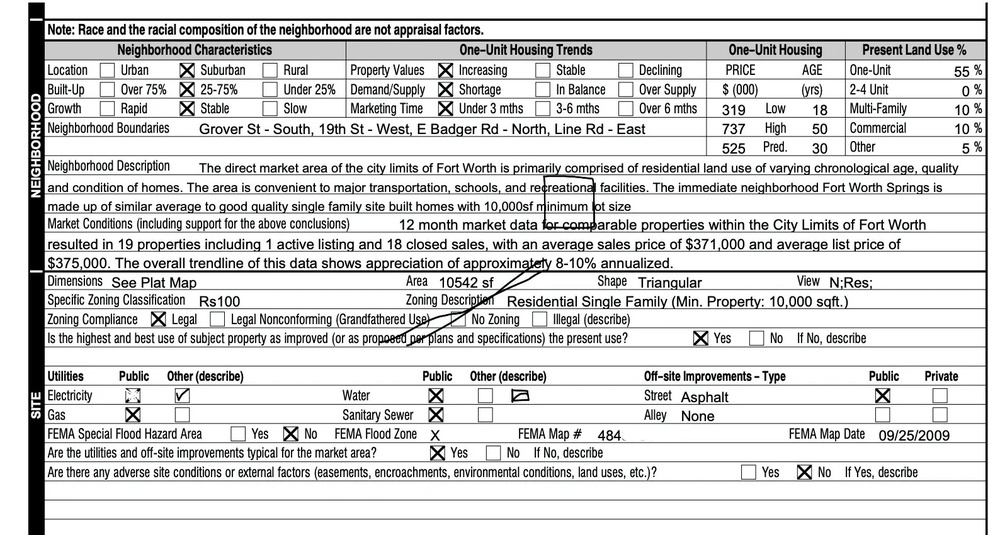
#> input picture checkbox_detector_opencv/data/images/d1.jpg, 1000 x 535 px, shrunk from 1588 x 850 before the run
$ python run_detector.py ../data/images/d1.jpg
#> lines starting #> are read from the running program, lines starting #| are printed output that depends on the picture; after the words box and inside, x2 and y2 are one past the last pixel; in counts of white or black regions, pixels touching at a corner belong together
### checkbox_detector_opencv/checkbox_detector/preprocessing.py
import cv2
import numpy as np

def preprocess_image(image_path: str) -> np.ndarray:
    """
    Preprocesses an image by converting it to grayscale and applying adaptive thresholding.

    Args:
        image_path (str): Path to the input image file.

    Returns:
        np.ndarray: A binary image (black and white) obtained after adaptive thresholding.
    """
#> called with image_path = '../data/images/d1.jpg'
    # Load the image in grayscale mode
    image = cv2.imread(image_path, cv2.IMREAD_GRAYSCALE)
#> image: shape (535, 1000); min 0, max 255, mean 214.5
    if image is None:
        raise FileNotFoundError(f"Image not found at {image_path}")

    # Apply adaptive thresholding to handle varying lighting conditions
    adaptive_thresh = cv2.adaptiveThreshold(
        image,
        maxValue=255,
        adaptiveMethod=cv2.ADAPTIVE_THRESH_GAUSSIAN_C,
        thresholdType=cv2.THRESH_BINARY_INV, # We invert the values here!! white becomes 0
        blockSize=11,
        C=2
    )
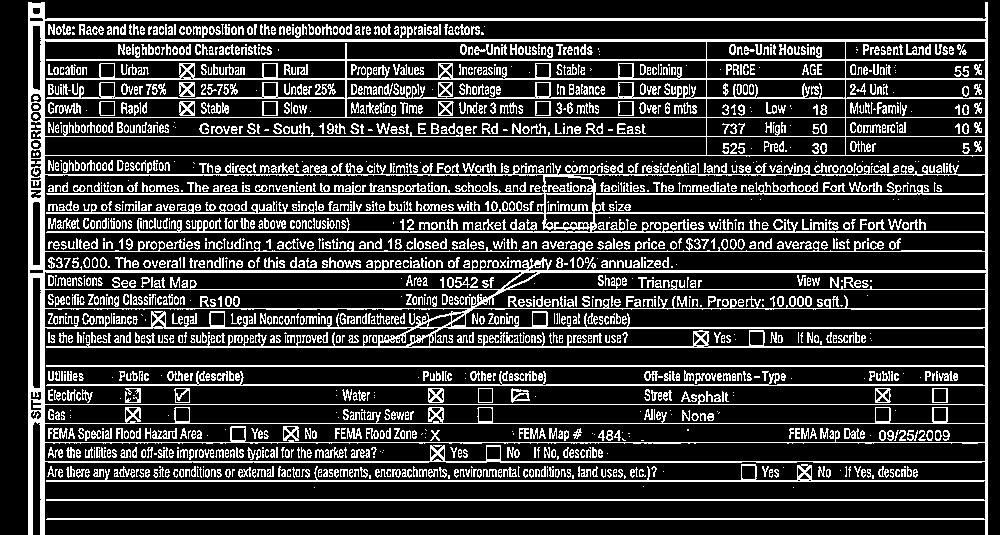
#> adaptive_thresh: shape (535, 1000); 21.2% white in thin lines or dots

    '''
    The goal of thresholding is to convert the image into a binary mask.

    Adaptive threshold calculates, for each pixel:

    threshold = gaussian-weighted-sum(neighbourhood) - C

    if pixel > threshold => maxvalue
    else  => 0

    since it's BINARY_INV ; we invert the grayscale meanings. 0 means white, 255 means black.

    simplified version:

     cv2.threshold(img, maxval = 255, thresh=80, type=cv2.THRESH_BINARY_INV)
    '''

    return adaptive_thresh

### checkbox_detector_opencv/checkbox_detector/detection.py
import cv2
import numpy as np
import matplotlib.pyplot as plt
from typing import List, Tuple
from .utils import check_bounding_box_overlap

def detect_checkboxes(
    processed_image: np.ndarray,
    plot_contours: bool = False,
    plot_individual_contours: bool = False,
    debug = False
) -> List[Tuple[int, int, int, int]]:
    """
    Detects checkbox-like contours in a preprocessed binary image.

    Args:
        processed_image (np.ndarray): A binary image where contours are to be detected.
        plot_contours (bool): If True, plots all detected contours on the image.
        plot_individual_contours (bool): If True, plots each individual contour for debugging.

    Returns:
        List[Tuple[int, int, int, int]]: A list of bounding rectangles around detected checkboxes.
                                         Each rectangle is represented as (x, y, width, height).
    """
#> called with plot_contours = False, plot_individual_contours = False, debug = False
    # Find contours in the processed image.
    # - contours is a large tuple, each element a ndarray representing a contour
    # - RETR_TREE: Retrieve full hierarchy
    # - CHAIN_APPROX_SIMPLE: Simplifies lines as start and endpoint.
    contours, _ = cv2.findContours(processed_image, cv2.RETR_TREE, cv2.CHAIN_APPROX_SIMPLE)
#> contours = 2902 contours, 1945 with area under 20; largest, box (x1, y1, x2, y2) and area: (28, 2, 988, 535) 429708, (44, 327, 986, 405) 57699, (44, 174, 986, 252) 44271, (44, 40, 707, 118) 27326, (44, 20, 987, 40) 17880

    if plot_contours:
        # Plot all detected contours
        image_copy = cv2.cvtColor(processed_image, cv2.COLOR_GRAY2BGR)  # Convert to BGR for visualization
        cv2.drawContours(image_copy, contours, -1, (0, 255, 0), 2)  # Draw contours in green

        plt.figure(figsize=(6, 6))
        plt.imshow(image_copy)
        plt.title("Contours Detected")
        plt.axis('off')
        plt.show()

    checkboxes = []
    areas = []  # Store the areas of detected checkboxes for filtering outliers

    for idx, contour in enumerate(contours):

        # Approximate the contour's polygon
        # - arcLength calculates the polygon of the contour
        # - 0.02 * arcLength -> the precision. A small coeffitient means more complex polygons.
        approx = cv2.approxPolyDP(contour, 0.02 * cv2.arcLength(contour, True), True)

        if plot_individual_contours:
            image_copy = cv2.cvtColor(processed_image, cv2.COLOR_GRAY2BGR)
            cv2.drawContours(image_copy, contours, idx, (0, 0, 255), 2)  # Red contour for the current iteration

            plt.figure(figsize=(6, 6))
            plt.imshow(image_copy)
            plt.title(f"Contour {idx + 1} with len {len(approx)}")
            plt.axis('off')
            plt.show()

        # Compute bounding rectangle
        x, y, w, h = cv2.boundingRect(contour)
        bbox = (x,y,w,h)

        # Check whether it's a nearly duplicate of the last confirmed checkbox
        if checkboxes and check_bounding_box_overlap(checkboxes[-1], bbox, 0.9):
            if debug:
                print(f"contour {idx+1} is considered a duplicate")
            continue

        # Check if the contour is square-ish
        aspect_ratio = float(w) / h
        if 0.8 < aspect_ratio < 1.2:  # Aspect ratio close to 1
            # Check convex hull alignment with bounding box
            hull = cv2.convexHull(contour)
            hull_area = cv2.contourArea(hull)
            rect_area = w * h

            # If the convex hull area is close to the bounding box area, classify as a rectangle
            if np.abs(hull_area - rect_area) < 0.15 * rect_area:  # Adjust tolerance as needed
                checkboxes.append(bbox)
                areas.append(rect_area)
            elif debug:
                diff = np.abs(hull_area - rect_area) / rect_area
                print(f"contour {idx+1} is not square based on convell hull {diff}")
        elif debug:
            print(f"contour {idx+1} is not square based on aspect ratio")
#> this loop made 2902 passes
#> (x, y, w, h, aspect_ratio, hull, hull_area, rect_area) on passes 58, 69: (419, 469, 8, 8, 1, [[426, 469], [426, 476], [419, 476], [419, 469]], 49, 64), (340, 469, 8, 8, 1, [[347, 469], [347, 476], [340, 476], [340, 469]], 49, 64)
#> (x, y, w, h, aspect_ratio, hull_area, rect_area) on passes 27, 48, 55, 59, 61, 77: (639, 469, 7, 8, 0.875, 34, 56), (473, 469, 9, 9, 1, 58.5, 81), (428, 469, 10, 9, 1.11, 66, 90), (402, 469, 10, 9, 1.11, 67, 90), (392, 469, 9, 9, 1, 57.5, 81), (301, 469, 9, 9, 1, 56, 81)


    # Filter outliers based on area if multiple checkboxes are detected
    if len(areas) > 1:
        mean_area = np.mean(areas)
        std_area = np.std(areas)
        lower_bound = mean_area - 2 * std_area
        upper_bound = mean_area + 2 * std_area

        # Remove outlier rectangles
        checkboxes = [
            (x, y, w, h) for (x, y, w, h), area in zip(checkboxes, areas)
            if lower_bound <= area <= upper_bound
        ]


    return checkboxes

# [31 lines left out: function detect_checkboxes_simple, not called in this run]


# TODO: Try out cv.matchTemplate(image, templ, method)

### checkbox_detector_opencv/checkbox_detector/classification.py
import cv2
import numpy as np
from typing import List, Tuple

def classify_checkboxes(image: np.ndarray, checkboxes: List[Tuple[int, int, int, int]]) -> Tuple[
    List[Tuple[int, int, int, int, float]], List[Tuple[int, int, int, int, float]]]:
    """
    Classifies checkboxes in an image as filled or unfilled based on their mean intensity.

    Args:
        image (np.ndarray): Preprocessed grayscale image where checkboxes are located.
        checkboxes (List[Tuple[int, int, int, int]]): List of bounding boxes representing the checkboxes.
            Each bounding box is a tuple (x, y, width, height).

    Returns:
        Tuple[List[Tuple[int, int, int, int, float]], List[Tuple[int, int, int, int, float]]]:
            A tuple containing two lists:
                - The first list contains bounding boxes of filled checkboxes.
                - The second list contains bounding boxes of unfilled checkboxes.
    """
    filled_checkboxes = []
    unfilled_checkboxes = []

    for (x, y, w, h) in checkboxes:
        # Extract the region of interest (ROI) for the checkbox

        offset = int(w * 0.05)

        roi = image[y+offset:y + h - offset, x+offset:x + w-offset]

        # Calculate the mean intensity of the ROI
        mean_intensity = cv2.mean(roi)[0]

        # Classify based on intensity: high intensity implies a filled checkbox
        if mean_intensity < 85:  # Threshold for filled checkboxes
            unfilled_checkboxes.append((x, y, w, h, mean_intensity))
        else:
            filled_checkboxes.append((x, y, w, h, mean_intensity))
#> this loop made 30 passes
#> (x, y, w, h) on passes 1 to 12: (741, 465, 15, 15), (486, 446, 15, 14), (231, 427, 15, 14), (283, 426, 16, 15), (933, 407, 14, 15), (875, 407, 15, 15), (478, 407, 15, 15), (175, 407, 15, 15), (749, 331, 15, 15), (932, 388, 16, 15), (875, 388, 16, 15), (478, 388, 15, 15)
#| Num filled checkboxes: 10
#| Num unfilled checkboxes: 20

    return filled_checkboxes, unfilled_checkboxes

### checkbox_detector_opencv/checkbox_detector/utils.py
import cv2
import matplotlib.pyplot as plt
import numpy as np
from typing import List, Tuple

def display_detections(image: np.ndarray,
                       filled_checkboxes: List[Tuple[int, int, int, int, float]],
                       unfilled_checkboxes: List[Tuple[int, int, int, int, float]]) -> None:
    """
    Displays an image with detected checkboxes highlighted.
    Filled checkboxes are marked with red rectangles, and unfilled checkboxes are marked with green rectangles.

    Args:
        image (np.ndarray): Grayscale image where checkboxes are located.
        filled_checkboxes (List[Tuple[int, int, int, int]]):
            List of bounding boxes for filled checkboxes, each as (x, y, width, height).
        unfilled_checkboxes (List[Tuple[int, int, int, int]]):
            List of bounding boxes for unfilled checkboxes, each as (x, y, width, height).

    Returns:
        None: The function displays the image with detections using Matplotlib.
    """
    # Convert the grayscale image to RGB to enable colored drawings
    image_rgb = cv2.cvtColor(image, cv2.COLOR_GRAY2RGB)

    # Draw red rectangles for filled checkboxes
    for (x, y, w, h, s) in filled_checkboxes:
        cv2.rectangle(image_rgb, (x, y), (x + w, y + h), (255, 0, 0), 2)  # Red box
#> this loop made 10 passes
#> (x, y, s) on passes 1 to 10: (283, 426, 151.9), (932, 388, 89.25), (875, 388, 142.4), (428, 388, 164.7), (125, 388, 130.7), (618, 101, 86.06), (535, 101, 88.19), (262, 101, 89.25), (179, 101, 161.5), (179, 82, 161.5)
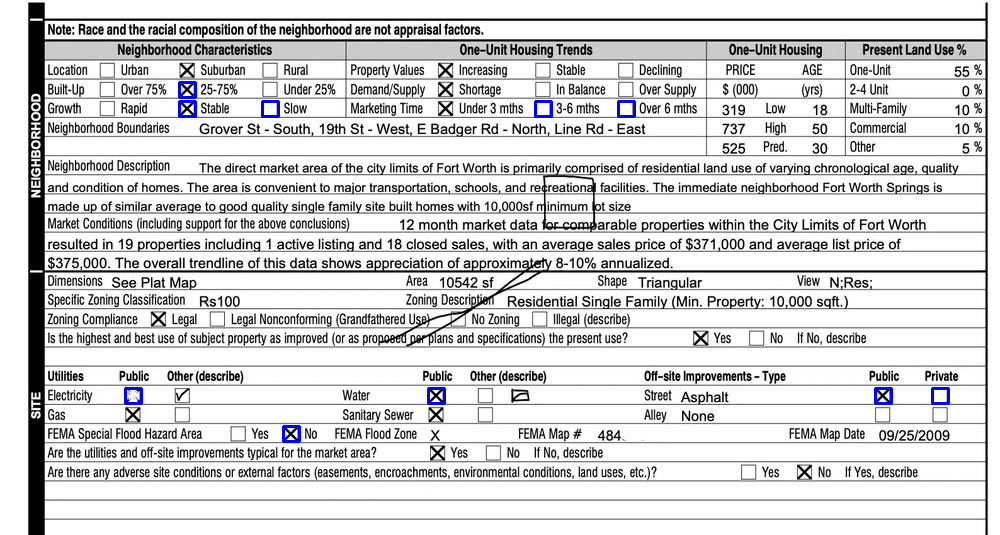
#> image_rgb: shape (535, 1000, 3); mean B, G, R 214.8, 213.9, 213.9

    # Draw green rectangles for unfilled checkboxes
    for (x, y, w, h, s) in unfilled_checkboxes:
        cv2.rectangle(image_rgb, (x, y), (x + w, y + h), (0, 255, 0), 2)  # Green box
#> this loop made 20 passes
#> (x, y, w, h, s) on passes 1 to 12: (741, 465, 15, 15, 64.6), (486, 446, 15, 14, 65.57), (231, 427, 15, 14, 76.5), (933, 407, 14, 15, 65.57), (875, 407, 15, 15, 63.47), (478, 407, 15, 15, 64.6), (175, 407, 15, 15, 64.6), (749, 331, 15, 15, 64.6), (478, 388, 15, 15, 63.47), (532, 312, 15, 14, 65.57), (210, 312, 15, 14, 65.57), (618, 82, 15, 15, 72.53)
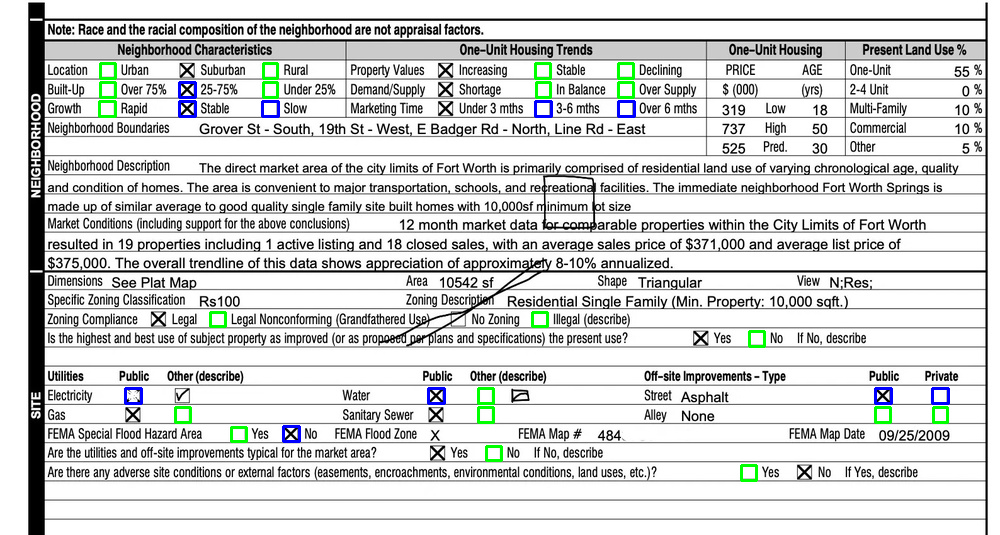
#> image_rgb: shape (535, 1000, 3); 0.65% of pixels changed, all inside (x1, y1, x2, y2) = (98, 62, 949, 482)

    # Display the image with Matplotlib
    plt.figure(figsize=(10, 10))
    plt.imshow(image_rgb)
    plt.axis('off')
    plt.title("Checkboxes Detected")
    plt.show()

def calculate_bounding_box_intersection(bbox1, bbox2):
    """
    Calculates the intersection of two bounding boxes.

    Args:
        bbox1: First bounding box (x, y, width, height).
        bbox2: Second bounding box (x, y, width, height).

    Returns:
        intersection_area: The area of the intersection.
        bbox1_area: The area of the first bounding box.
        bbox2_area: The area of the second bounding box.
    """
    # Get the coordinates of the intersection
    x1 = max(bbox1[0], bbox2[0])
    y1 = max(bbox1[1], bbox2[1])
    x2 = min(bbox1[0] + bbox1[2], bbox2[0] + bbox2[2])
    y2 = min(bbox1[1] + bbox1[3], bbox2[1] + bbox2[3])

    # Calculate the width and height of the intersection
    intersection_width = max(0, x2 - x1)
    intersection_height = max(0, y2 - y1)

    # Calculate the intersection area
    intersection_area = intersection_width * intersection_height

    # Calculate the area of each bounding box
    bbox1_area = bbox1[2] * bbox1[3]
    bbox2_area = bbox2[2] * bbox2[3]

    return intersection_area, bbox1_area, bbox2_area


def check_bounding_box_overlap(bbox1, bbox2, threshold_percentage=0.5):
    """
    Checks if two bounding boxes overlap by a given percentage.

    Args:
        bbox1: First bounding box (x, y, width, height).
        bbox2: Second bounding box (x, y, width, height).
        threshold_percentage: Minimum overlap percentage to consider as overlapping.

    Returns:
        bool: True if the bounding boxes overlap by the specified threshold, False otherwise.
    """
    intersection_area, bbox1_area, bbox2_area = calculate_bounding_box_intersection(bbox1, bbox2)

    # Calculate the overlap ratio with respect to the area of each bounding box
    overlap_ratio1 = intersection_area / bbox1_area
    overlap_ratio2 = intersection_area / bbox2_area

    # Check if either bounding box overlaps by at least the threshold percentage
    return overlap_ratio1 >= threshold_percentage or overlap_ratio2 >= threshold_percentage

### checkbox_detector_opencv/scripts/run_detector.py
import argparse
from checkbox_detector import preprocess_image, detect_checkboxes, classify_checkboxes, display_detections, detect_checkboxes_simple
import cv2
import matplotlib.pyplot as plt

def main():
    # Parse command-line arguments
    parser = argparse.ArgumentParser(description="Detect and classify checkboxes in an image.")
    parser.add_argument("image_path", type=str, help="Path to the input image")
    parser.add_argument("--debug", action="store_true", default=False, help="Plot intermediate steps for debugging")
    parser.add_argument("--debug_individual_contours", action="store_true", default=False,
                            help="Plot individual contours for debugging. Only small images.")

    args = parser.parse_args()

    image_path = args.image_path

    # Preprocess the image
    morph = preprocess_image(image_path)

    if args.debug:

        plt.figure(figsize=(6, 6))
        plt.imshow(morph)
        plt.title("Preprocessed image")
        plt.axis('off')
        plt.show()

    # Detect checkboxes
    checkboxes = detect_checkboxes(morph, args.debug, args.debug_individual_contours)

    # Load the original image
    image = cv2.imread(image_path, cv2.IMREAD_GRAYSCALE)

    # Classify checkboxes
    filled_checkboxes, unfilled_checkboxes = classify_checkboxes(morph, checkboxes)

    # Display results
    print("Num filled checkboxes:", len(filled_checkboxes))
    print("Num unfilled checkboxes:", len(unfilled_checkboxes))

    display_detections(image, filled_checkboxes, unfilled_checkboxes)

if __name__ == "__main__":
    main()
